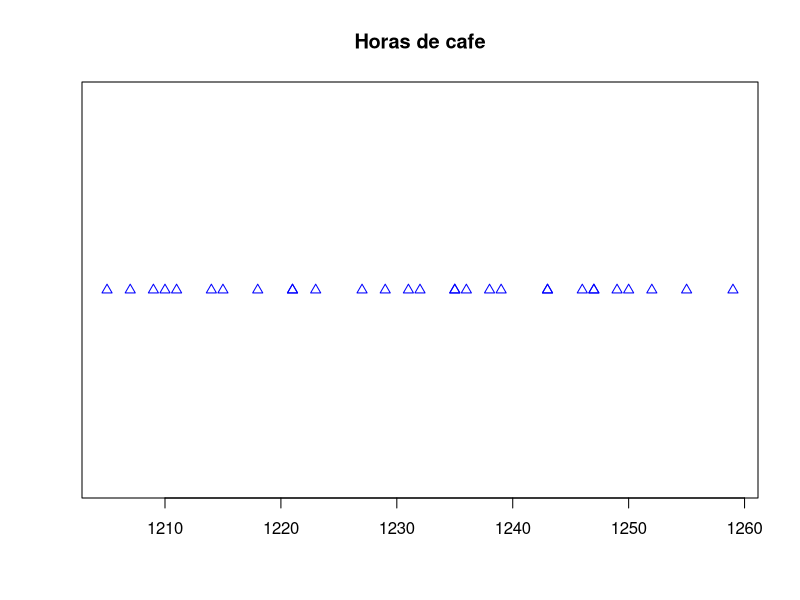
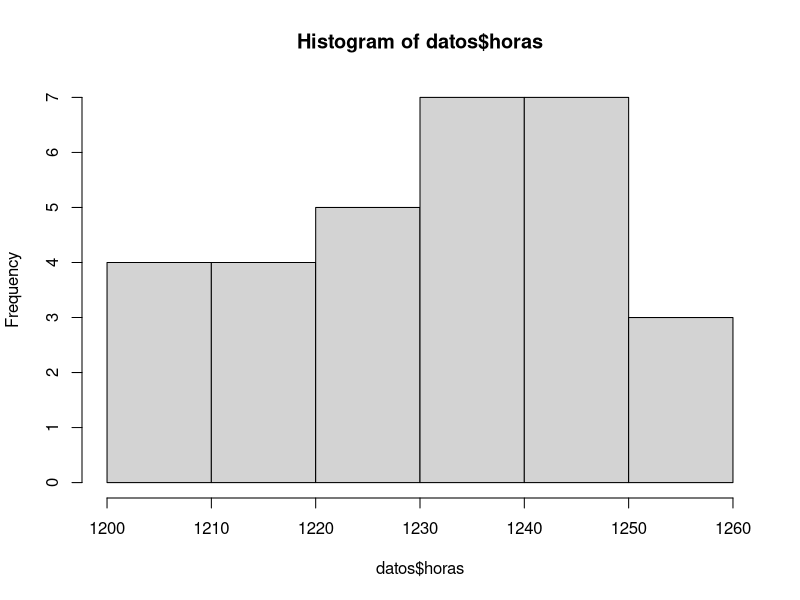
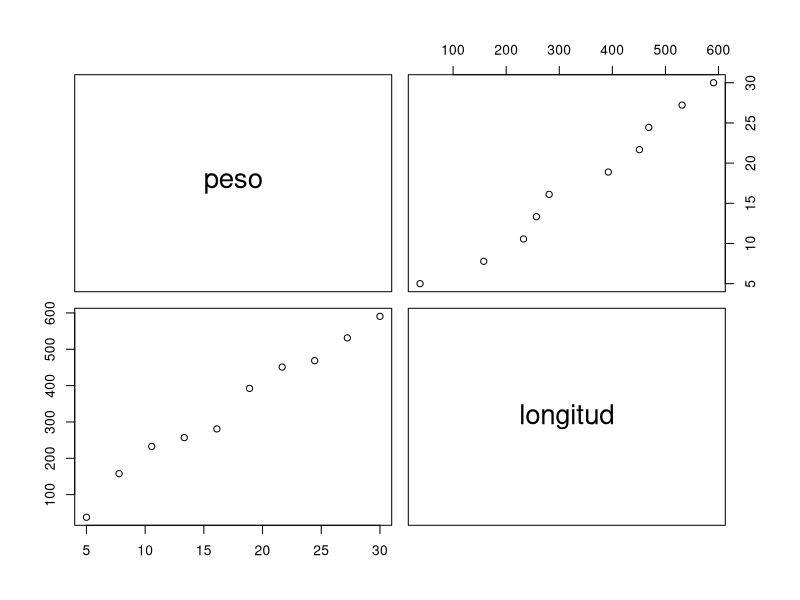
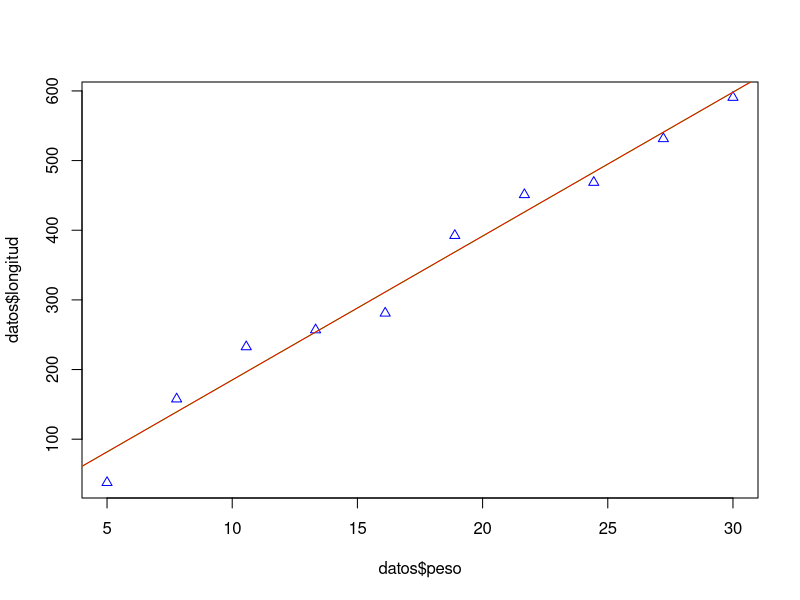

Generate these figures, in order, with R:
datos <- read.csv(file ="horasCafeJubilado.csv", header = TRUE, sep='\t')

stripchart(datos$horas, main="Horas de cafe", pch = 2, col = "blue")
stem(datos$horas)

#La variable es de tipo cuantitativa discreta 

#estadisticos de tendencia central
mean(datos$horas)
median(datos$horas)

#moda
install.packages("modeest") 
library(modeest)
mlv(datos$horas, method = "mfv")[1] 

#tabla frecuencias
tablaFreq <- as.data.frame(table(horas = factor(cut(datos$horas, breaks=9))))
transform(tablaFreq, 
          FreqAc = cumsum(Freq), 
          Rel = round(prop.table(Freq), 3), 
          RelAc = round(cumsum(prop.table(Freq)), 3))

#Porcentaje de veces que el cartero ha pasado antes de las 12:22
quantile(datos$horas,.10)

hist(datos$horas)


#Ejercicio 2
datos <- read.csv(file ="muellePeso.csv", header = TRUE)
pairs(datos)

#variable respuesta ~ variable regresora o independiente
regresion <- lm(longitud ~ peso, data = datos)

plot(x = datos$peso, y = datos$longitud, pch = 2, col = "blue")
#Correlacion
cor(datos$peso, datos$longitud)
#Recta de regresion usando para ello la covarianza
abline(regresion, col="green")

#Manera rapida de saber que longitud le corresponde a peso = 12
predict(regresion, data.frame(peso = 12))

#Hecho de la manera vista en clase
x <- datos$peso
y <- datos$longitud
sx<- sd(x)
sy<- sd(y)
sxy<- cov(x,y)
mx <- mean(x)
my <- mean(y)
b <- sxy/sx^2
a <- my - b*mx
abline(a,b,col="red")

#Recta con forma y = a +bx
y = a +b * 12
print(y)# Valor predicho para x = 12
#Vemos que el metodo rapido y el visto en clase dan lo mismo

dato = a + b * 5 - 37.72
real = a + b * mx - my

error = real - dato
print (abs(error))# Error cuando x = 5 e y = 37.72
